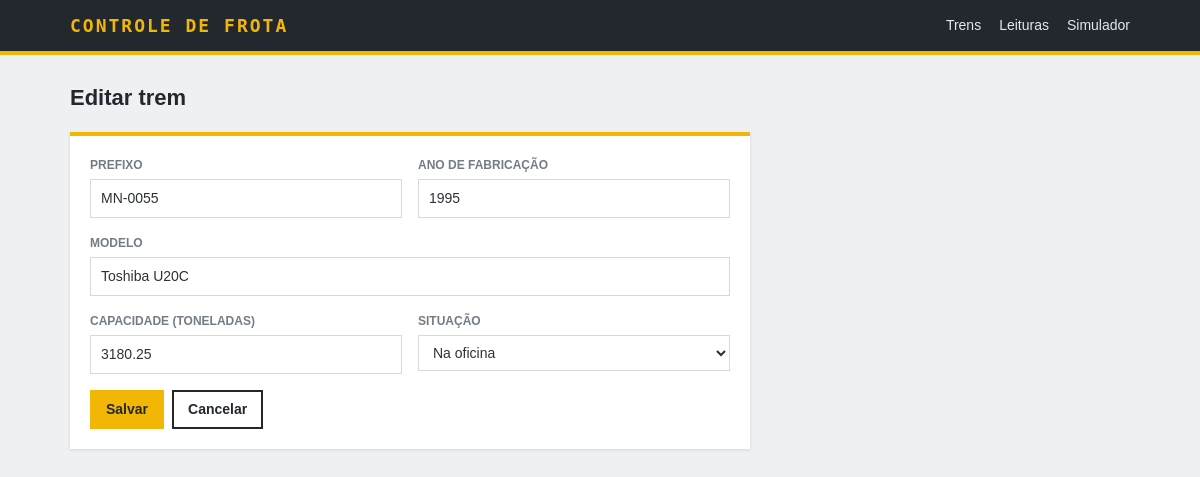
The app's page /trem.php?id=6 with its own data.
### tables this page shows
CREATE TABLE trens (
    id INT NOT NULL AUTO_INCREMENT PRIMARY KEY,
    prefixo VARCHAR(20) NOT NULL UNIQUE,
    modelo VARCHAR(80) NOT NULL,
    ano_fabricacao SMALLINT NOT NULL,
    capacidade_t DECIMAL(8, 2) NOT NULL,
    situacao ENUM('operando', 'oficina', 'parado') NOT NULL DEFAULT 'operando'
);

### funcoes.php (called while the page is built, shortened)
<?php
function e($valor)
{
    return htmlspecialchars((string) $valor, ENT_QUOTES, 'UTF-8');
}

### trem.php (the view, shortened to what this page needs)
<?php
require 'funcoes.php';
$id = (int) ($_GET['id'] ?? 0);
$anoAtual = (int) date('Y');
$trem = [
    'prefixo' => '',
    'modelo' => '',
    'ano_fabricacao' => '',
    'capacidade_t' => '',
    'situacao' => 'operando',
];
if ($id > 0) {
    $stmt = $pdo->prepare('SELECT * FROM trens WHERE id = ?');
    $stmt->execute([$id]);
    $encontrado = $stmt->fetch();
    $trem = $encontrado;
}
$titulo = $id > 0 ? 'Editar trem' : 'Cadastrar trem';
require 'topo.php';
?>
<div class="cabecalho">
    <h1><?= e($titulo) ?></h1>
</div>
<form class="ficha" method="post">
    <div class="colunas">
        <label class="campo">
            <span>Prefixo</span>
            <input type="text" name="prefixo" maxlength="20" placeholder="SC-0000" value="<?= e($trem['prefixo']) ?>" required>
        </label>
        <label class="campo">
            <span>Ano de fabricação</span>
            <input type="number" name="ano_fabricacao" min="1900" max="<?= $anoAtual ?>" value="<?= e($trem['ano_fabricacao']) ?>" required>
        </label>
    </div>
    <label class="campo">
        <span>Modelo</span>
        <input type="text" name="modelo" maxlength="80" value="<?= e($trem['modelo']) ?>" required>
    </label>
    <div class="colunas">
        <label class="campo">
            <span>Capacidade (toneladas)</span>
            <input type="number" name="capacidade_t" step="0.01" min="0.01" value="<?= e($trem['capacidade_t']) ?>" required>
        </label>
        <label class="campo">
            <span>Situação</span>
            <select name="situacao">
                <?php foreach (SITUACOES as $valor => $rotulo): ?>
                    <option value="<?= e($valor) ?>" <?= $valor === $trem['situacao'] ? 'selected' : '' ?>><?= e($rotulo) ?></option>
                <?php endforeach; ?>
            </select>
        </label>
    </div>
    <div class="botoes">
        <button class="botao botao-forte" type="submit"><?= $id > 0 ? 'Salvar' : 'Cadastrar' ?></button>
        <a class="botao botao-contorno" href="index.php">Cancelar</a>
    </div>
</form>
<?php require 'rodape.php'; ?>

### estilo.css (style rules this page uses)
:root { --fundo: #eef0f2; --cartao: #ffffff; --grafite: #23282e; --texto: #2c3238; --apagado: #737c85; --linha: #d5d9de; --amarelo: #f2b705; --verde: #1f7a4d; --laranja: #c0590c; --vermelho: #b3261e; --mono: "Consolas", "DejaVu Sans Mono", monospace; }
* { box-sizing: border-box; }
body { margin: 0; background: var(--fundo); color: var(--texto); font-family: Verdana, Tahoma, sans-serif; font-size: 14px; line-height: 1.5; }
.cabecalho { display: flex; justify-content: space-between; align-items: flex-end; flex-wrap: wrap; gap: 12px; margin-bottom: 18px; }
h1 { margin: 0; font-size: 22px; color: var(--grafite); }
.botao { display: inline-block; padding: 7px 14px; border: 2px solid transparent; font: inherit; font-weight: bold; text-decoration: none; cursor: pointer; }
.botao-forte { background: var(--amarelo); color: var(--grafite); }
.botao-contorno { background: transparent; border-color: var(--grafite); color: var(--grafite); }
.botoes { display: flex; gap: 8px; flex-wrap: wrap; align-items: center; }
form { margin: 0; }
.ficha, .filtros { background: var(--cartao); border-top: 4px solid var(--amarelo); padding: 20px; box-shadow: 0 1px 3px rgba(35, 40, 46, 0.12); }
.ficha { max-width: 680px; }
.colunas { display: grid; grid-template-columns: repeat(auto-fit, minmax(200px, 1fr)); gap: 0 16px; }
.campo { display: block; margin-bottom: 16px; }
.campo span { display: block; margin-bottom: 5px; font-size: 12px; font-weight: bold; text-transform: uppercase; color: var(--apagado); }
.campo input, .campo select { width: 100%; padding: 8px 10px; border: 1px solid var(--linha); background: #fff; color: var(--texto); font: inherit; }

### records on screen
trens: prefixo "MN-0055", ano_fabricacao "1995", modelo "Toshiba U20C", capacidade_t "3180.25", situacao "Na oficina"

### other values on screen
$titulo "Editar trem"
